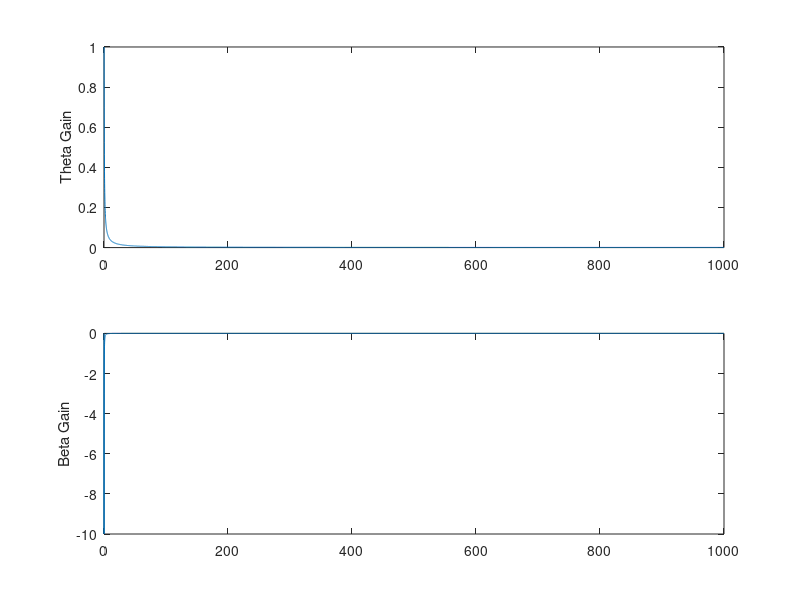
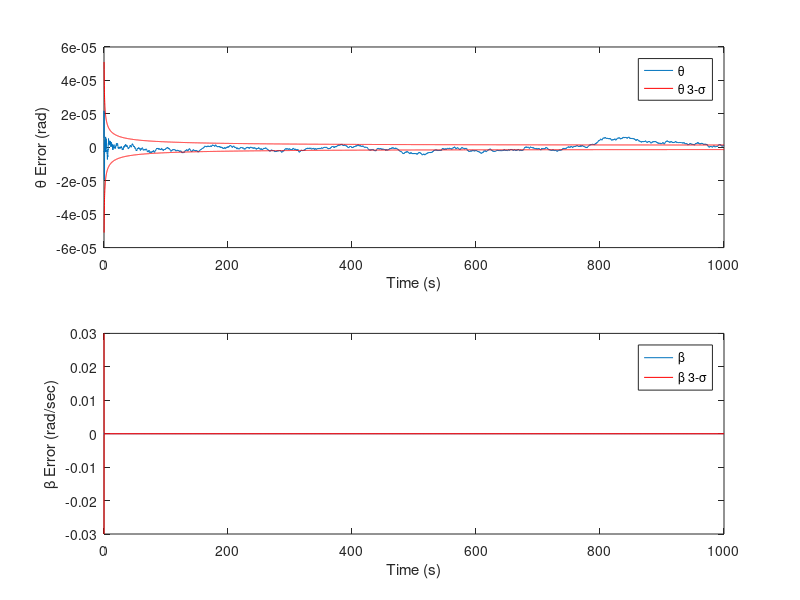
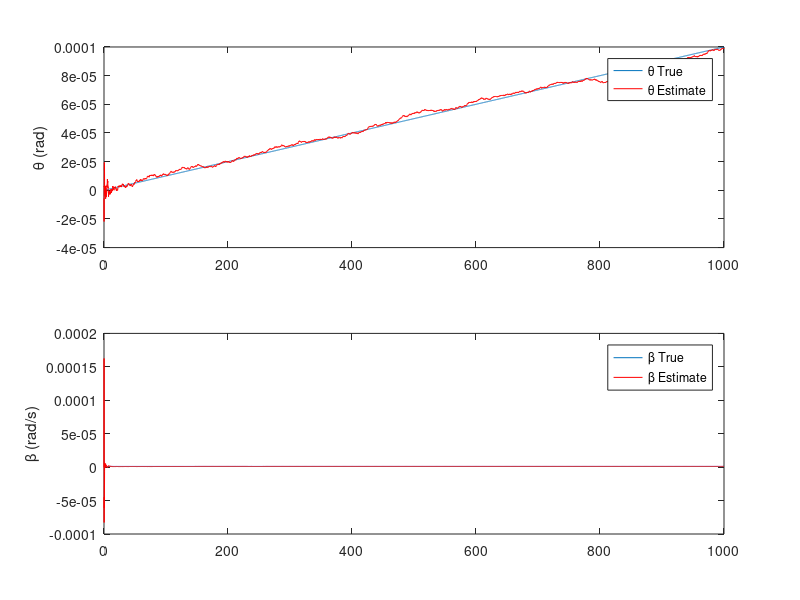

Write MATLAB code to recreate these figures, in order.
% LM KF Class
% HW2 Problem 2
% 2018-11-10
% Implement Kalman Filter for Gyro

%% 
clear all;
close all;

% sim time parameters
%%%%%%%%%%%%%%%%%%%%%%%%%%%%%
dt = 0.1;
t_start = 0;
t_end = 1000;
time = t_start:dt:t_end;

% truth parameters
%%%%%%%%%%%%%%%%%%%%%%%%%%%%%%
sigma_nu = 3e-7; % Angle random walk (rad/sec^0.5)
sigma_u = 3e-10; % rate random walk (rad/sec^(3/2))
sigma_S = 17e-6; % noise on measured angle (rad)
omega_in = 1e-7; % constant rate truth (rad/sec)
Phi = [1 0; 0 1]; % calculate state transition model; states are [theta beta]
Lambda = [dt 0]'; % used for inputing omega*dt into theta
Gamma = [0 sigma_u*sqrt(dt)]'; 
H = [1 0];

% kalman filter parameters
%%%%%%%%%%%%%%%%%%%%%%%%%%%%%%
Q = [(sigma_nu^2*dt + (1/3)*sigma_u^2*dt^3) -0.5*sigma_u^2*dt;
    -0.5*sigma_u^2*dt sigma_u^2*dt]; % From slides, process noise covari. 
Gamma_kf = [dt 0; 0 0];
R = sigma_S^2; % Measurment noise covariance
Phi_kf = [1 -dt; 0 1]; 
H_kf = H; 

% preallocating vectors
%%%%%%%%%%%%%%%%%%%%%%%%%
omega = zeros(1,length(time)+1);
P_prior = zeros(2,2,length(time)+1);
x = zeros(2,length(time)+1);
x_hat_prior = zeros(2,length(time)+1);
y = zeros(1,length(time));
e_meas = zeros(1,length(time));
x_hat_post = zeros(2,length(time));
P_post = zeros(2,2,length(time));
e_states = zeros(2,length(time));
one_sigma_theta = zeros(1,length(time));
one_sigma_beta = zeros(1,length(time));
K = zeros(2,length(time));

%% Propogate
for k = 1:length(time)
    if k == 1 
        % Initialize states
        %%%%%%%%%%%%%%%%%%%%%%%%%%%%%%%%%
        % initalize state estimate
        x_hat_prior(:,k) = [0 0]'; 
        % initialize covariance estimate
        P_prior(:,:,k) = (1e-4)*eye(2); % P_initial
        % initialize truth state
        x(:,k) = [0 1e-6]'; % truth initial state [theta beta]'
    end
    
    % Propogate truth states
    %%%%%%%%%%%%%%%%%%%%%%%%%%%%%%%%%%%%
    % propogate true input
    % omega_in constant, setting both omega(k) and omega(k+1) to omega_in
    omega(k) = omega_in; 
    omega(k+1) = omega_in; 
    
    % propogate truth states
    x(:,k+1) = Phi*x(:,k) + Lambda*omega(k+1) + Gamma*randn;
    % calculate K gain
    K(:,k) = P_prior(:,:,k)*H_kf'*inv(H_kf*P_prior(:,:,k)*H_kf' + R);
    
    % Take in measurments
    %%%%%%%%%%%%%%%%%%%%%%%%%%%%%%%%%%%%
    % compute theta measured
    y(:,k) = H*x(:,k) + sigma_S*randn;
    % compute omega measured
    omega_meas = omega(k+1) +...
        0.5*(x(2,k+1)+x(2,k)) +...
        randn*sqrt(sigma_nu^2/dt + (sigma_u^2*dt)/12);
    
    % After measurment steps
    %%%%%%%%%%%%%%%%%%%%%%%%%%%%%%%%%%%%
    % calculate residual from measurment and estimate of state prior to
    % measurement
    e_meas(:,k) = y(:,k) - H_kf*x_hat_prior(:,k);    
    % update state posteriori
    x_hat_post(:,k) = x_hat_prior(:,k) + K(:,k)*e_meas(:,k);
    % update covariance posteriori
    P_post(:,:,k) = (eye(2) - K(:,k)*H_kf)*P_prior(:,:,k);    
    e_states(:,k) = x(:,k) - x_hat_post(:,k); % record for plotting    
    % Propogate estimated state and covariance forward time step
    % propogate estimates forward in time
    x_hat_prior(:,k+1) = Phi_kf*x_hat_post(:,k) + Lambda*omega_meas;
    % Propogate estimated covariance forward time step
    P_prior(:,:,k+1) = Phi_kf*P_post(:,:,k)*Phi_kf' + Gamma_kf*Q*Gamma_kf';
    
    % calculate one_sigma values for theta and beta from covariance matrix
    %%%%%%%%%%%%%%%%%%%%%%%%%%%%%%%%%%%%%%%%%%%%%%%%%%%%%%%%%%%%%%%%%%%%%%
    one_sigma_theta(k) = sqrt(P_post(1,1,k));
    one_sigma_beta(k) = sqrt(P_post(2,2,k));
    
    
end

%% Plots

% Theta and Beta Gains
%%%%%%%%%%%%%%%%%%%%%%%%%%%
figure()
ax1 = subplot(2,1,1);
plot(time,K(1,:));
ylabel('Theta Gain')
ax2 = subplot(2,1,2);
plot(time,K(2,:));
ylabel('Beta Gain')
linkaxes([ax1,ax2],'x')

% Theta and Beta Errors with 3-sig values
%%%%%%%%%%%%%%%%%%%%%%%%%%%%%%%%%%%%%%%%%%%%%
figure()
% theta errors and 3-sigma
ax1 = subplot(2,1,1);
plot(time,e_states(1,:));
hold on;
plot(time,3*one_sigma_theta,'r');
plot(time,-3*one_sigma_theta,'r');
xlabel('Time (s)');
ylabel('\theta Error (rad)');
legend({'\theta','\theta 3-\sigma'});

% beta errors and 3-sigma
ax2 = subplot(2,1,2);
plot(time,e_states(2,:));
hold on;
plot(time,3*one_sigma_beta,'r');
plot(time,-3*one_sigma_beta,'r');
legend('\beta','\beta 3-\sigma');
xlabel('Time (s)');
ylabel('\beta Error (rad/sec)')
linkaxes([ax1,ax2],'x')

% Theta and Beta Estimates with Theta and Beta True
%%%%%%%%%%%%%%%%%%%%%%%%%%%%%%%%%%%%%%%%%%
figure()

% theta estimate and theta true
ax1 = subplot(2,1,1);
plot(time,x(1,1:(end-1)));
hold on;
plot(time,x_hat_post(1,:),'r');
ylabel('\theta (rad)');
legend({'\theta True','\theta Estimate'});
% beta estimate and beta true
ax2 = subplot(2,1,2);
plot(time,x(2,1:(end-1)));
hold on;
plot(time,x_hat_post(2,:),'r');
legend({'\beta True','\beta Estimate'});
ylabel('\beta (rad/s)')
linkaxes([ax1,ax2],'x')

%% Bonus: Compare Sim Covariance to Analytical
P_the_bet = -sigma_u*sigma_S*sqrt(dt);
P_the_the = sigma_S*sqrt((sigma_nu^2-2*P_the_bet)*dt);
P_bet_bet = sigma_u*sqrt(sigma_nu^2-2*P_the_bet);
P_an = [P_the_the P_the_bet;
        P_the_bet P_bet_bet];
P_est_ss = P_post(:,:,end);

disp(P_an - P_est_ss); % Results agree to ~1e-11
%{
   1.0e-11 *

    0.1436   -0.0001
   -0.0001    0.0000
%}

